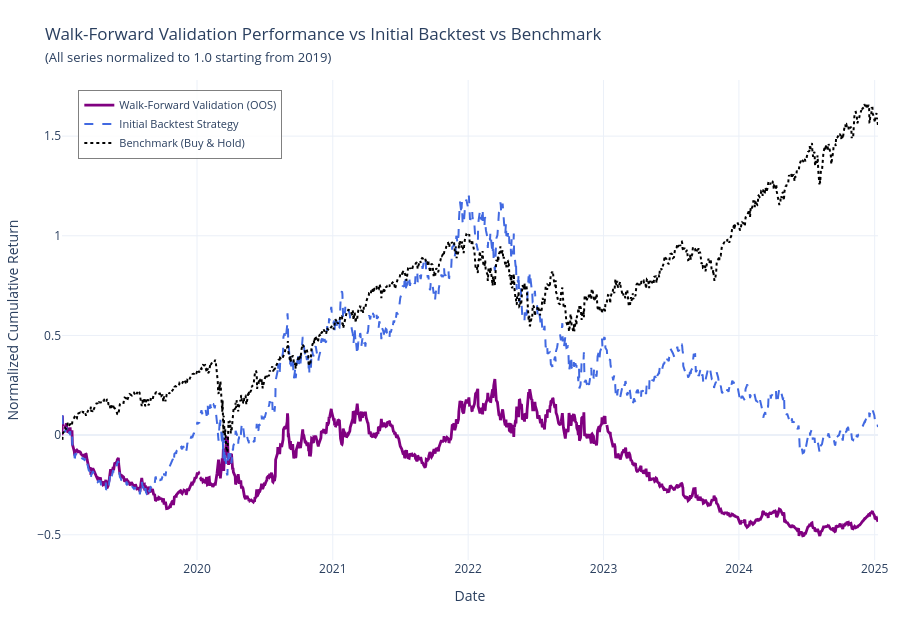

The notebook cell saved with this chart:
### Markdown cell above
Visualise the returns over time

### Code cell
walk_forward_validation_performance(walk_forward_validation_results, test_strategy, benchmark_data)
complete_performance_comparison(walk_forward_validation_results, test_strategy, benchmark_data)

### Figure 1 — Plotly figure (JSON) as saved in the notebook; plotly's stock layout.template omitted (floating-point values rounded to 4 significant figures; data arrays with more than 128 entries replaced by an {"elided": "..."} marker saying what was removed)
{"data": [{"line": {"color": "purple", "width": 2.8}, "name": "Walk-Forward Validation (OOS)", "type": "scatter", "x": {"elided": "1516 str values"}, "y": {"elided": "1516 float values"}}, {"line": {"color": "royalblue", "dash": "dash", "width": 2}, "name": "Initial Backtest Strategy", "type": "scatter", "x": {"elided": "1516 str values"}, "y": {"elided": "1516 float values"}}, {"line": {"color": "black", "dash": "dot", "width": 2}, "name": "Benchmark (Buy & Hold)", "type": "scatter", "x": {"elided": "1516 str values"}, "y": {"elided": "1516 float values"}}], "layout": {"height": 620, "legend": {"bgcolor": "rgba(255,255,255,0.85)", "bordercolor": "gray", "borderwidth": 1, "font": {"size": 11}, "x": 0.02, "xanchor": "left", "y": 0.98, "yanchor": "top"}, "margin": {"b": 60, "l": 40, "r": 20, "t": 80}, "title": {"text": "Walk-Forward Validation Performance vs Initial Backtest vs Benchmark<br><span style=\"font-size:13px\">(All series normalized to 1.0 starting from 2019)</span>"}, "xaxis": {"title": {"text": "Date"}}, "yaxis": {"title": {"text": "Normalized Cumulative Return"}}}}
